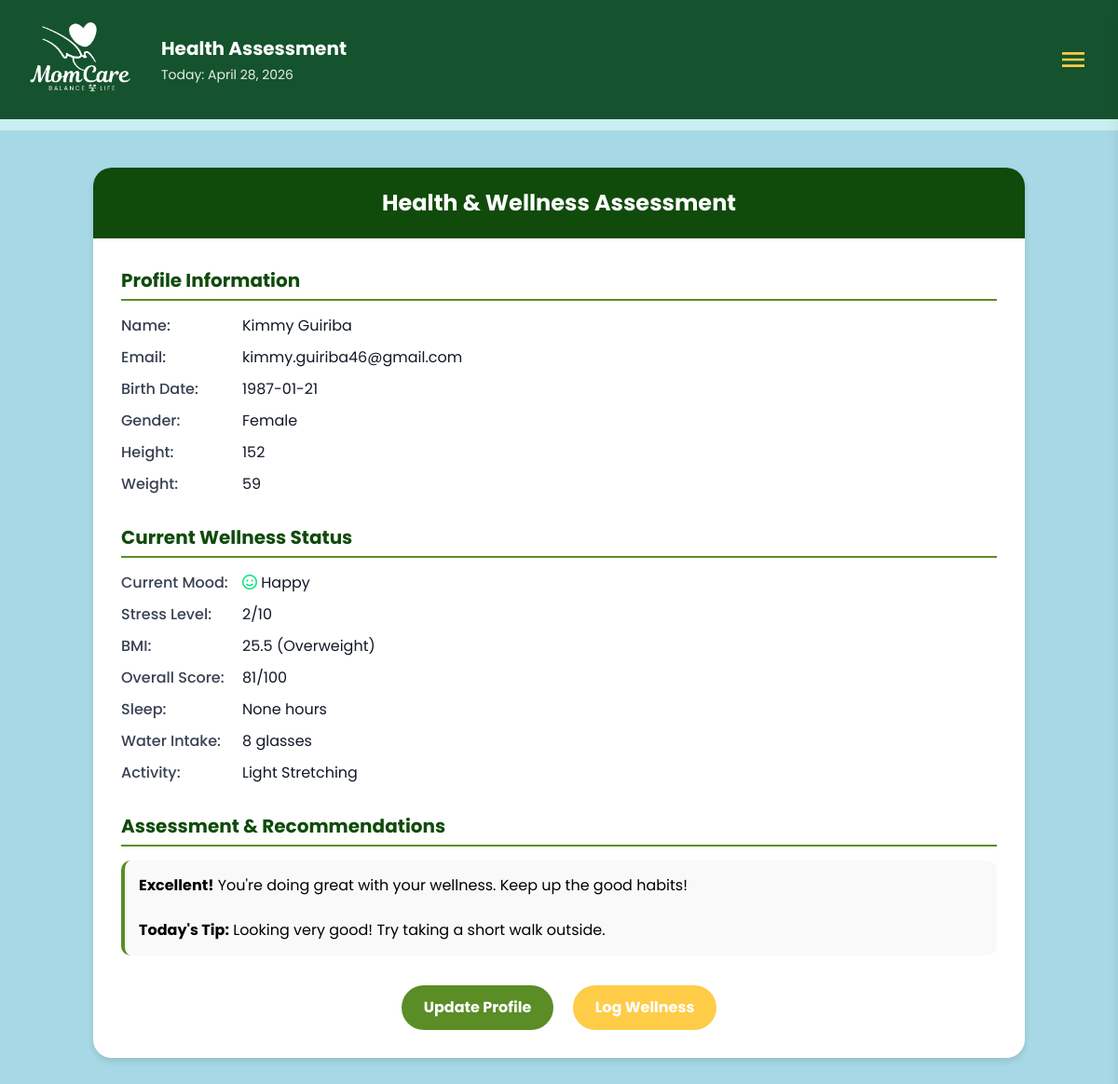
The app's page /assessment (signed in) with its own data.
### tables this page shows
CREATE TABLE users (
            id INTEGER PRIMARY KEY AUTOINCREMENT,
            first TEXT NOT NULL,
            last TEXT NOT NULL,
            email TEXT NOT NULL UNIQUE,
            birthdate TEXT,
            password_hash TEXT NOT NULL,
            security_question TEXT,
            security_answer TEXT,
            gender TEXT,
            height TEXT,
            weight TEXT,
            profile_picture TEXT
        );

### app.py (the view)
@app.route('/assessment')
def assessment():
    user_email = session.get('user_email')
    if not user_email:
        flash('Please sign in to view your assessment.')
        return redirect(url_for('index'))
    conn = get_db()
    cur = conn.cursor()
    cur.execute('SELECT * FROM users WHERE email = ?', (user_email,))
    user_row = cur.fetchone()
    conn.close()
    if not user_row:
        flash('User not found.')
        return redirect(url_for('dashboard'))
    user = dict(user_row)
    user['first_name'] = user['first']
    user['last_name'] = user['last']
    user['birthdate_display'] = user['birthdate']
    user['gender'] = user.get('gender', 'Not Specified')
    user['height_display'] = user.get('height', 'Not Set')
    user['weight_display'] = user.get('weight', 'Not Set')
    mood_data = get_mood_wellness_data(user_email)
    first = session.get('user_first')
    today = datetime.now().strftime('%B %d, %Y')
    return render_template('assessment.html', user=user, mood_data=mood_data, first=first, today=today)

### app.py (called while the page is built)
def get_db() -> Connection:
    conn = sqlite3.connect(DB_PATH, timeout=30)
    conn.row_factory = sqlite3.Row
    try:
        conn.execute('PRAGMA journal_mode=WAL;')
        conn.execute('PRAGMA synchronous=NORMAL;')
        conn.execute('PRAGMA foreign_keys=ON;')
    except Exception:
        pass
    return conn

### templates/assessment.html (shortened to what this page needs)
<!DOCTYPE html>
<html lang="en">
<head>
    <script src="https://cdn.tailwindcss.com"></script>
    <link rel="stylesheet" href="https://cdnjs.cloudflare.com/ajax/libs/font-awesome/6.0.0-beta3/css/all.min.css">
</head>
<body class="bg-[#a7d8e5] font-['Poppins']">
    {% include 'navbar.html' %}
    <main class="max-w-[1300px] mx-auto p-6 md:p-10">
        <div class="assessment-container mx-auto">
            <div class="assessment-header">Health & Wellness Assessment</div>
            <div class="assessment-content">
                <div class="section">
                    <div class="section-title">Profile Information</div>
                    <div class="detail-row">
                        <label>Name:</label>
                        <div class="value">{{ user.first_name }} {{ user.last_name }}</div>
                    </div>
                    <div class="detail-row">
                        <label>Email:</label>
                        <div class="value">{{ user.email }}</div>
                    </div>
                    <div class="detail-row">
                        <label>Birth Date:</label>
                        <div class="value">{{ user.birthdate_display }}</div>
                    </div>
                    <div class="detail-row">
                        <label>Gender:</label>
                        <div class="value">{{ user.gender }}</div>
                    </div>
                    <div class="detail-row">
                        <label>Height:</label>
                        <div class="value">{{ user.height_display }}</div>
                    </div>
                    <div class="detail-row">
                        <label>Weight:</label>
                        <div class="value">{{ user.weight_display }}</div>
                    </div>
                </div>
                <div class="section">
                    <div class="section-title">Current Wellness Status</div>
                    <div class="detail-row">
                        <label>Current Mood:</label>
                        <div class="value">
                            {% if mood_data.mood == 'Happy' %}
                            <i class="far fa-smile text-[#00e676]" title="Happy"></i> Happy
                            {% elif mood_data.mood == 'Neutral' %}
                            <i class="far fa-meh text-[#00b0ff]" title="Neutral"></i> Neutral
                            {% elif mood_data.mood == 'Tired' %}
                            <i class="far fa-frown text-[#ffc400]" title="Tired"></i> Tired
                            {% elif mood_data.mood == 'Stressed' %}
                            <i class="far fa-tired text-[#ff1744]" title="Stressed"></i> Stressed
                            {% else %}
                            <i class="far fa-meh text-[#00b0ff]" title="Neutral"></i> Not Logged
                            {% endif %}
                        </div>
                    </div>
                    <div class="detail-row">
                        <label>Stress Level:</label>
                        <div class="value">{{ mood_data.stress if mood_data else '5' }}/10</div>
                    </div>
                    <div class="detail-row">
                        <label>BMI:</label>
                        <div class="value">{{ mood_data.bmi if mood_data and mood_data.bmi else 'Not Set' }} ({{ mood_data.bmi_category if mood_data and mood_data.bmi_category else 'Not Set' }})</div>
                    </div>
                    <div class="detail-row">
                        <label>Overall Score:</label>
                        <div class="value {% if mood_data and mood_data.overall_wellness_score >= 80 %}score-high{% elif mood_data and mood_data.overall_wellness_score >= 60 %}score-medium{% else %}score-low{% endif %}">
                            {{ mood_data.overall_wellness_score if mood_data and mood_data.overall_wellness_score else 'N/A' }}/100
                        </div>
                    </div>
                    <div class="detail-row">
                        <label>Sleep:</label>
                        <div class="value">{{ mood_data.sleep if mood_data else 'Not logged' }} hours</div>
                    </div>
                    <div class="detail-row">
                        <label>Water Intake:</label>
                        <div class="value">{{ mood_data.water if mood_data else 'Not logged' }} glasses</div>
                    </div>
                    <div class="detail-row">
                        <label>Activity:</label>
                        <div class="value">{{ mood_data.activity if mood_data and mood_data.activity else 'Not logged' }}</div>
                    </div>
                </div>
                <div class="section">
                    <div class="section-title">Assessment & Recommendations</div>
                    <div class="assessment-text">
                        {% if mood_data and mood_data.overall_wellness_score %}
                            {% if mood_data.overall_wellness_score >= 80 %}
                                <strong>Excellent!</strong> You're doing great with your wellness. Keep up the good habits!
                            {% elif mood_data.overall_wellness_score >= 60 %}
                                <strong>Good progress!</strong> You're on the right track. Focus on areas that need improvement.
                            {% else %}
                                <strong>Room for improvement.</strong> Consider making some lifestyle changes to boost your wellness.
                            {% endif %}
                        {% else %}
                            <strong>Start tracking!</strong> Begin logging your mood and wellness metrics to get personalized insights.
                        {% endif %}
                        <br><br>
                        <strong>Today's Tip:</strong> {{ mood_data.wellness_tip if mood_data else 'Take a moment to breathe and assess your day.' }}
                    </div>
                </div>
                <div class="text-center mt-8">
                    <a href="{{ url_for('edit_profile', user_id=user['id']) }}" class="no-underline mr-4">
                        <button class="px-6 py-3 bg-[#5a8d26] text-white rounded-full hover:opacity-90 transition-opacity font-bold border-none cursor-pointer">
                            Update Profile
                        </button>
                    </a>
                    <a href="{{ url_for('mood') }}" class="no-underline">
                        <button class="px-6 py-3 bg-[#fecc47] text-white rounded-full hover:opacity-90 transition-opacity font-bold border-none cursor-pointer">
                            Log Wellness
                        </button>
                    </a>
                </div>
            </div>
        </div>
    </main>
</body>
</html>

### templates/assessment.html (style rules this page uses)
.assessment-container { width: 100%; max-width: 1000px; background: white; border-radius: 20px; overflow: hidden; box-shadow: 0 4px 6px rgba(0, 0, 0, 0.1); }
.assessment-header { background: #104b0b; color: white; padding: 20px; text-align: center; font-size: 24px; font-weight: bold; }
.assessment-content { padding: 30px; }
.section { margin-bottom: 30px; }
.section-title { font-size: 20px; font-weight: bold; color: #104b0b; margin-bottom: 15px; border-bottom: 2px solid #5a8d26; padding-bottom: 5px; }
.detail-row { margin-bottom: 10px; display: flex; align-items: center; gap: 10px; }
.detail-row label { font-weight: 500; color: #374151; min-width: 120px; }
.detail-row .value { font-weight: 400; color: #111827; }
.assessment-text { background: #f9f9f9; padding: 15px; border-radius: 10px; border-left: 4px solid #5a8d26; margin-top: 15px; }
.score-high { color: #00e676; }

### records on screen
users: first_name "Kimmy", last_name "Guiriba", email "kimmy.guiriba46@gmail.com", birthdate_display "1987-01-21", gender "Female", height_display "152", weight_display "59"

### other values on screen
{{ mood_data.stress if mood_data else '5' }} "2"
{{ mood_data.bmi if mood_data and mood_data.bmi else 'Not Set' }} "25.5"
{{ mood_data.sleep if mood_data else 'Not logged' }} "None"
{{ mood_data.water if mood_data else 'Not logged' }} "8"
